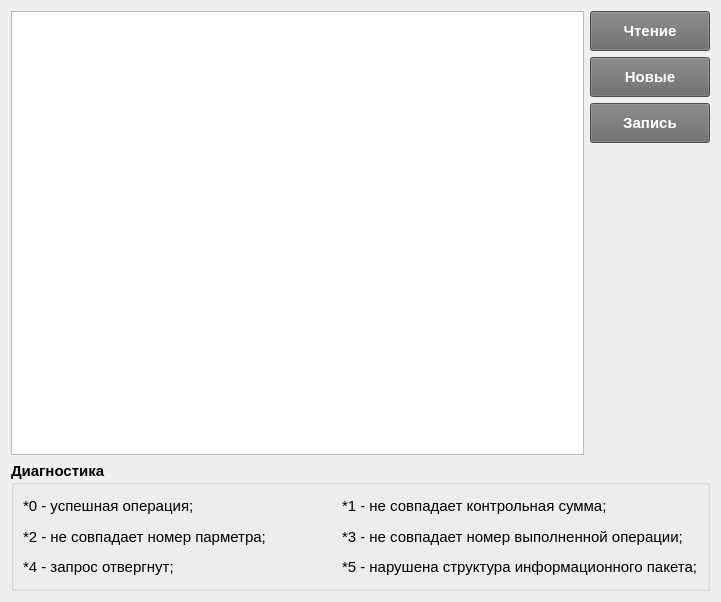
<?xml version="1.0" encoding="UTF-8"?>
<ui version="4.0">
 <class>config_form</class>
 <widget class="QWidget" name="config_form">
  <property name="geometry">
   <rect>
    <x>0</x>
    <y>0</y>
    <width>721</width>
    <height>602</height>
   </rect>
  </property>
  <property name="windowTitle">
   <string>Чтение/запись в градуировочных параметров во внешний пульт</string>
  </property>
  <layout class="QVBoxLayout" name="verticalLayout">
   <item>
    <layout class="QGridLayout" name="gridLayout">
     <item row="1" column="1">
      <widget class="QPushButton" name="pushButton_new">
       <property name="minimumSize">
        <size>
         <width>120</width>
         <height>40</height>
        </size>
       </property>
       <property name="font">
        <font>
         <pointsize>11</pointsize>
         <weight>75</weight>
         <bold>true</bold>
        </font>
       </property>
       <property name="styleSheet">
        <string notr="true">background-color: dimgrey; color: white</string>
       </property>
       <property name="text">
        <string>Новые</string>
       </property>
      </widget>
     </item>
     <item row="0" column="1">
      <widget class="QPushButton" name="pushButton_read">
       <property name="minimumSize">
        <size>
         <width>120</width>
         <height>40</height>
        </size>
       </property>
       <property name="font">
        <font>
         <pointsize>11</pointsize>
         <weight>75</weight>
         <bold>true</bold>
        </font>
       </property>
       <property name="styleSheet">
        <string notr="true">background-color: dimgrey; color: white;</string>
       </property>
       <property name="text">
        <string>Чтение</string>
       </property>
      </widget>
     </item>
     <item row="3" column="1">
      <spacer name="verticalSpacer">
       <property name="orientation">
        <enum>Qt::Vertical</enum>
       </property>
       <property name="sizeHint" stdset="0">
        <size>
         <width>20</width>
         <height>40</height>
        </size>
       </property>
      </spacer>
     </item>
     <item row="2" column="1">
      <widget class="QPushButton" name="pushButton_write">
       <property name="minimumSize">
        <size>
         <width>120</width>
         <height>40</height>
        </size>
       </property>
       <property name="font">
        <font>
         <pointsize>11</pointsize>
         <weight>75</weight>
         <bold>true</bold>
        </font>
       </property>
       <property name="styleSheet">
        <string notr="true">background-color: dimgrey; color: white;</string>
       </property>
       <property name="text">
        <string>Запись</string>
       </property>
      </widget>
     </item>
     <item row="0" column="0" rowspan="4">
      <widget class="QTableView" name="tableView">
       <property name="minimumSize">
        <size>
         <width>0</width>
         <height>400</height>
        </size>
       </property>
       <property name="lineWidth">
        <number>1</number>
       </property>
      </widget>
     </item>
     <item row="4" column="0" colspan="2">
      <widget class="QGroupBox" name="groupBox">
       <property name="minimumSize">
        <size>
         <width>0</width>
         <height>130</height>
        </size>
       </property>
       <property name="font">
        <font>
         <pointsize>11</pointsize>
         <weight>75</weight>
         <bold>true</bold>
        </font>
       </property>
       <property name="title">
        <string>Диагностика</string>
       </property>
       <layout class="QVBoxLayout" name="verticalLayout_2">
        <item>
         <layout class="QGridLayout" name="gridLayout_2">
          <item row="0" column="0">
           <widget class="QLabel" name="label">
            <property name="font">
             <font>
              <weight>50</weight>
              <bold>false</bold>
             </font>
            </property>
            <property name="text">
             <string>*0 - успешная операция;</string>
            </property>
           </widget>
          </item>
          <item row="2" column="0">
           <widget class="QLabel" name="label_3">
            <property name="font">
             <font>
              <weight>50</weight>
              <bold>false</bold>
             </font>
            </property>
            <property name="text">
             <string>*4 - запрос отвергнут;</string>
            </property>
           </widget>
          </item>
          <item row="1" column="0">
           <widget class="QLabel" name="label_2">
            <property name="font">
             <font>
              <weight>50</weight>
              <bold>false</bold>
             </font>
            </property>
            <property name="text">
             <string>*2 - не совпадает номер парметра;</string>
            </property>
           </widget>
          </item>
          <item row="0" column="1">
           <widget class="QLabel" name="label_4">
            <property name="font">
             <font>
              <weight>50</weight>
              <bold>false</bold>
             </font>
            </property>
            <property name="text">
             <string>*1 - не совпадает контрольная сумма;</string>
            </property>
           </widget>
          </item>
          <item row="1" column="1">
           <widget class="QLabel" name="label_5">
            <property name="font">
             <font>
              <weight>50</weight>
              <bold>false</bold>
             </font>
            </property>
            <property name="text">
             <string>*3 - не совпадает номер выполненной операции;</string>
            </property>
           </widget>
          </item>
          <item row="2" column="1">
           <widget class="QLabel" name="label_6">
            <property name="font">
             <font>
              <weight>50</weight>
              <bold>false</bold>
             </font>
            </property>
            <property name="text">
             <string>*5 - нарушена структура информационного пакета;</string>
            </property>
           </widget>
          </item>
         </layout>
        </item>
       </layout>
      </widget>
     </item>
    </layout>
   </item>
  </layout>
 </widget>
 <resources/>
 <connections/>
</ui>
